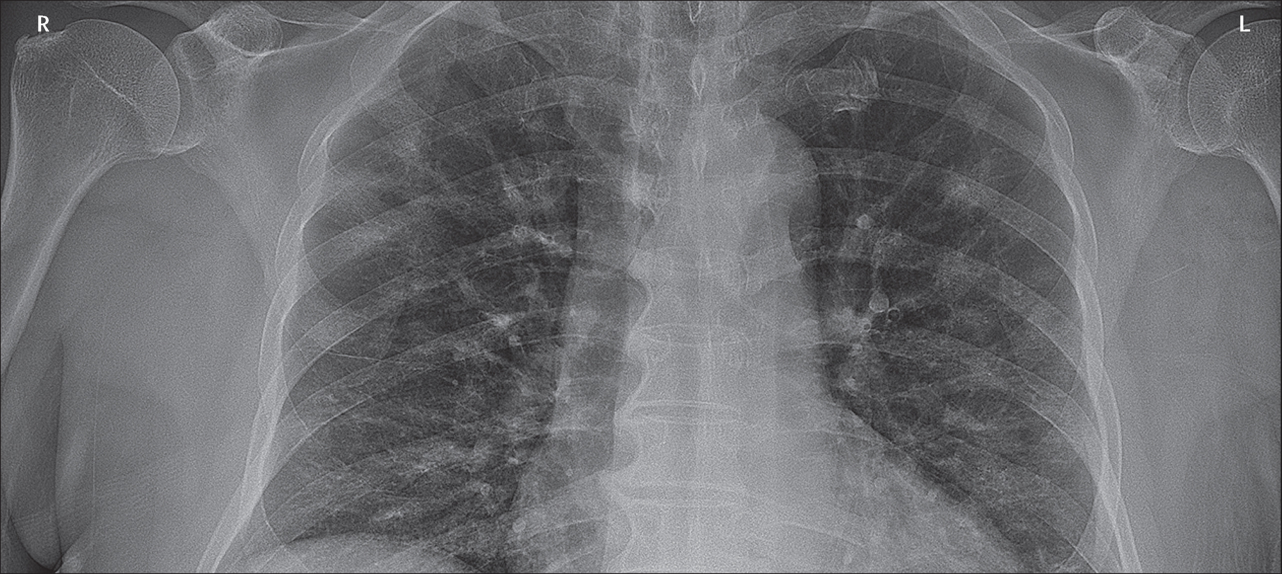
#> input picture dataset/covid/1-s2.0-S0140673620303706-fx1_lrg.jpg, 2563 x 1148 px, given in place of dataset, which was not available (shown at 1/2 size)
$ python blur_classification.py
#> lines starting #> are read from the running program, lines starting #| are printed output that depends on the picture; pictures that were not available may be replaced by others from this repository, and a replacement may not be noted
import numpy as np

from scipy.ndimage import variance
from skimage import io
from skimage.color import rgb2gray
from skimage.filters import laplace
from skimage.transform import resize
import matplotlib.pyplot as plt
import os


'''
The idea of this script is to test a bluriness clasifier for PNG photos, given aor goal to move from png to a more precise extesion as DICOM.
This is will be explore as a possible side dev.

currentl what we doo is plot the max and var of each image to see if there is a clear distinction between blurn and clear photos. Which could indicate
the possibility to use a classifier.
'''

# construct the argument parser and parse the arguments
# ap = argparse.ArgumentParser()
# ap.add_argument("-d", "--dataset", required=True,
# 	help="path to input dataset")
# ap.add_argument("-p", "--plot", type=str, default="plot.png",
# 	help="path to output loss/accuracy plot")
# ap.add_argument("-m", "--model", type=str, default="covid19.model",
# 	help="path to output loss/accuracy plot")
# args = vars(ap.parse_args())


# Load image
path = f'dataset'
args = {}
args['dataset'] = path
maximums = []
variances = []
labels = os.listdir(args['dataset'])
for label in labels:
    paths = os.listdir(os.path.join(args['dataset'], label, label))
    for image_path in paths:
        img = io.imread(path)
#> img is the input picture: shape (1148, 2563, 3); mean R, G, B 110.5, 111, 113.9

        # Resize image
        img = resize(img, (224, 224))
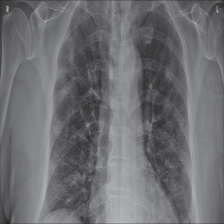
#> img: shape (224, 224, 3) float64; mean R, G, B 0.433, 0.436, 0.447

        # Grayscale image
        img = rgb2gray(img)
#> img: shape (224, 224) float64

        # Edge detection
        edge_laplace = laplace(img, ksize=3)
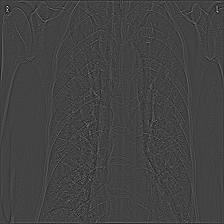
#> edge_laplace: shape (224, 224) float64; min -0.374, max 1.04, mean 1.04e-19; drawn with min black and max white

        # variance
        variance(edge_laplace)

        # Maximum
        np.amax(edge_laplace)


plt.plot(variances, maximums)

# Print output
print(f"Variance: {variance(edge_laplace)}")
print(f"Maximum : {np.amax(edge_laplace)}")
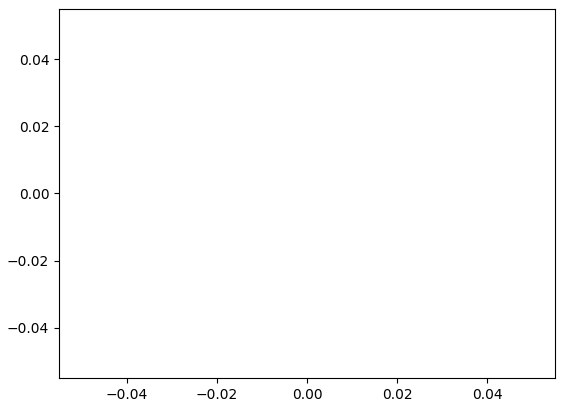
#> figure drawn by matplotlib, 1 panel
